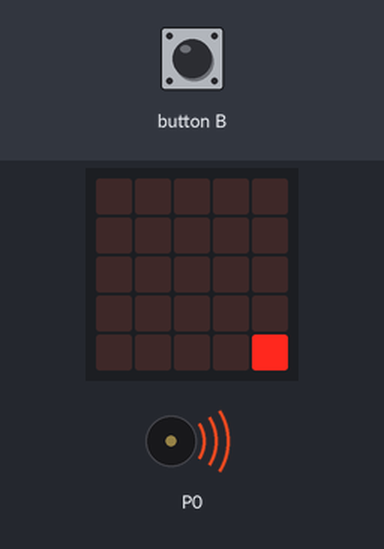
Bench run of a program on a simulated BBC micro:bit (MakeCode). On the bench: the board's 5×5 LED display, buzzer (waves = sounding). The short countdown, score and lost-life animations are approximate; the run ends where the board's game-over animation would start. At 1.2 s the program stops and its outputs stay as they are.

Above: at 0.06 s.
At 0.47 s:
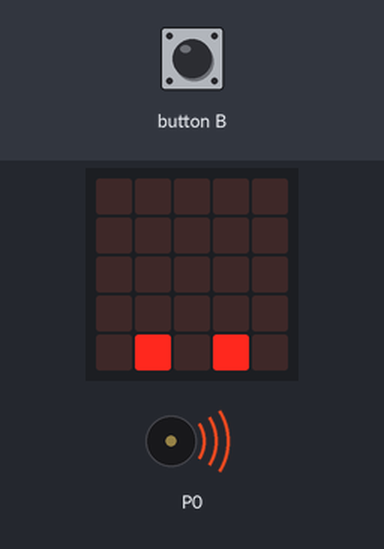
At 1.1 s:
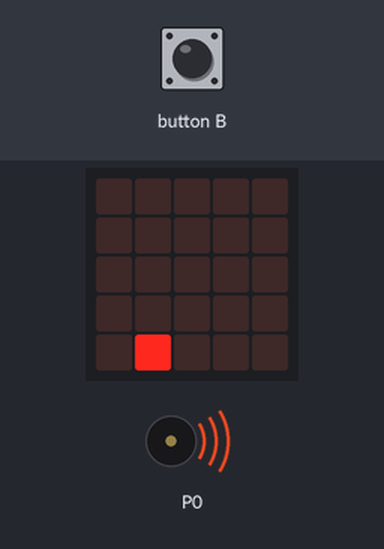
Timing chart, 0 to 2.7 s (numbered marks = the images above):
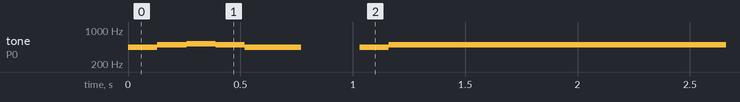

The program:

main.ts
```typescript
function vie () {
    if (dinosaurex == cactusx && DINOSAUREY == cactusy) {
        game.removeLife(1)
    }
}
function spawn_cactus () {
    cactusx = 4
    cactusy = 4
    led.plot(cactusx, cactusy)
}
function mort () {

}
function cactus () {
    if (cactusy == 4 && cactusx == 1) {
        game.addScore(1)
    }
    basic.pause(100)
    if (cactusx == -1) {
        basic.pause(100)
        spawn_cactus()
        basic.pause(100)
    }
    led.unplot(cactusx, cactusy)
    basic.pause(100)
    cactusx = cactusx - 1
    basic.pause(100)
    led.plot(cactusx, cactusy)
    basic.pause(100)
}
input.onButtonPressed(Button.B, function () {
    dinosaurex = 1
    DINOSAUREY = 1
    led.plot(dinosaurex, DINOSAUREY)
    led.unplot(dinosaurex, DINOSAUREY)
    basic.pause(2000)
    dinosaurex = 1
    DINOSAUREY = 4
    led.plot(dinosaurex, DINOSAUREY)
})
let cactusy = 0
let cactusx = 0
let DINOSAUREY = 0
let dinosaurex = 0
music.startMelody(music.builtInMelody(Melodies.Chase), MelodyOptions.Forever)
game.setLife(1)
dinosaurex = 1
DINOSAUREY = 4
spawn_cactus()
basic.forever(function () {
    cactus()
    mort()
    vie()
    led.plot(dinosaurex, DINOSAUREY)
})
```

test.ts
```typescript
// les tests vont ici ; cela ne sera pas compilé si ce paquet est utilisé en tant qu'extension.
```

Measured:
- by itself, tone on P0: plays 440 Hz for 0.13 s, 494 Hz for 0.13 s, 523 Hz for 0.13 s, 494 Hz for 0.13 s, 440 Hz for 0.25 s, 440 Hz for 0.13 s … (7 notes in this stretch)
